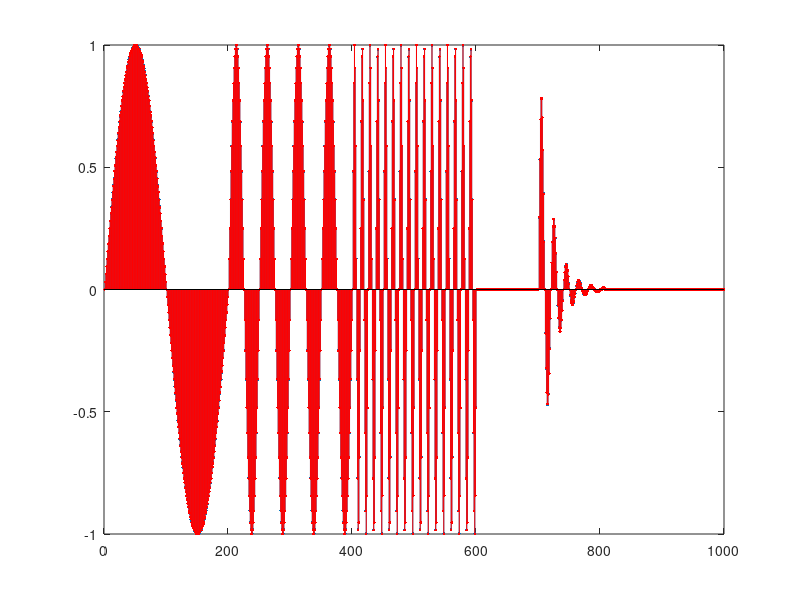

MATLAB code to generate this figure:
% Arbitrary waveform generation
%
% Universidad Autonoma de Queretaro
% Electronica Avanzada III
% Rene de Jesus Romero Troncoso
%
% Example 3
%     Waveform generation with quantization
%     Piecewise-function composition

clear all;

%%%%%%%%%%%%%%%%%%%%%%%%%%%%%%%%%%%%%%
% Sine signal 1
% General parameters for all waveforms
Fs = 1000;           % Sampling frequency in Hz
Tr = 0.2;            % Running time for experimentation
% Derived parameters
N  = floor(Fs*Tr);   % Sample length
Ts = 1/Fs;           % Sampling period
% User parameters
k = 0;               % Sine position (0:N-1)
a = 1.0;             % Amplitude
f = 5;               % Frequency
p = 0.0;             % Phase
% Computation
k = floor(k);
if (k<0)||(k>N-1)
    k = 0;
end;
Sine1(1:N) = 0.0;
for i=k:N-1
    Sine1(i+1) = a*sin(2.0*pi*f*(i-k)*Ts + p);
end;

% Append function 1
N1 = N;
AppendFunction(1:N1) = Sine1;

%%%%%%%%%%%%%%%%%%%%%%%%%%%%%%%%%%%%%%
% Sine signal 2
% General parameters for all waveforms
Fs = 1000;           % Sampling frequency in Hz
Tr = 0.2;            % Running time for experimentation
% Derived parameters
N  = floor(Fs*Tr);   % Sample length
Ts = 1/Fs;           % Sampling period
% User parameters
k = 0;               % Sine position (0:N-1)
a = 1.0;             % Amplitude
f = 20;              % Frequency
p = 0.0;             % Phase
% Computation
k = floor(k);
if (k<0)||(k>N-1)
    k = 0;
end;
Sine2(1:N) = 0.0;
for i=k:N-1
    Sine2(i+1) = a*sin(2.0*pi*f*(i-k)*Ts + p);
end;

% Append function 2
N2 = N + N1;
AppendFunction(N1+1:N2) = Sine2;

%%%%%%%%%%%%%%%%%%%%%%%%%%%%%%%%%%%%%%
% Sine signal 3
% General parameters for all waveforms
Fs = 1000;           % Sampling frequency in Hz
Tr = 0.2;            % Running time for experimentation
% Derived parameters
N  = floor(Fs*Tr);   % Sample length
Ts = 1/Fs;           % Sampling period
% User parameters
k = 0;               % Sine position (0:N-1)
a = 1.0;             % Amplitude
f = 80;              % Frequency
p = 0.0;             % Phase
% Computation
k = floor(k);
if (k<0)||(k>N-1)
    k = 0;
end;
Sine3(1:N) = 0.0;
for i=k:N-1
    Sine3(i+1) = a*sin(2.0*pi*f*(i-k)*Ts + p);
end;

% Append function 3
N3 = N + N2;
AppendFunction(N2+1:N3) = Sine3;

%%%%%%%%%%%%%%%%%%%%%%%%%%%%%%%%%%%%%%
% Underdamped impulse at k
% General parameters for all waveforms
Fs = 1000;           % Sampling frequency in Hz
Tr = 0.4;            % Running time for experimentation
% Derived parameters
N  = floor(Fs*Tr);   % Sample length
Ts = 1/Fs;           % Sampling period
% User parameters
k   = 100;           % Impulse position (0:N-1)
a   = 1.0;           % Amplitude
tau = 0.02;          % Damping time in seconds
fd  = 50;            % Damping frequency
pd  = 0.0;           % Damping phase
% Computation
k = floor(k);
if (k<0)||(k>N-1)
    k = 0;
end;
UnderImpulse(1:N) = 0.0;
for i=k:N-1
    UnderImpulse(i+1) = a*exp(-Ts*(i-k)/tau)*sin(2.0*pi*fd*(i-k)*Ts + pd);
end;

% Append function 4
N4 = N + N3;
AppendFunction(N3+1:N4) = UnderImpulse;

%%%%%%%%%%%%%%%%%%%%%%%%%%%%%%%%%%%%%%
% Quantization routine
b = 8;                 % Quantization bits
R = 2.0*max(abs(max(AppendFunction)),abs(min(AppendFunction)));
AppendFunctionq = R*floor(AppendFunction*2^b/R+0.5)/2^b;
% Standard matlab output plot
yf = AppendFunction;
yq = AppendFunctionq;
figure(1);
stem(yf,'.');
hold on;
stem(yq,'.r');

% Appending basic signals